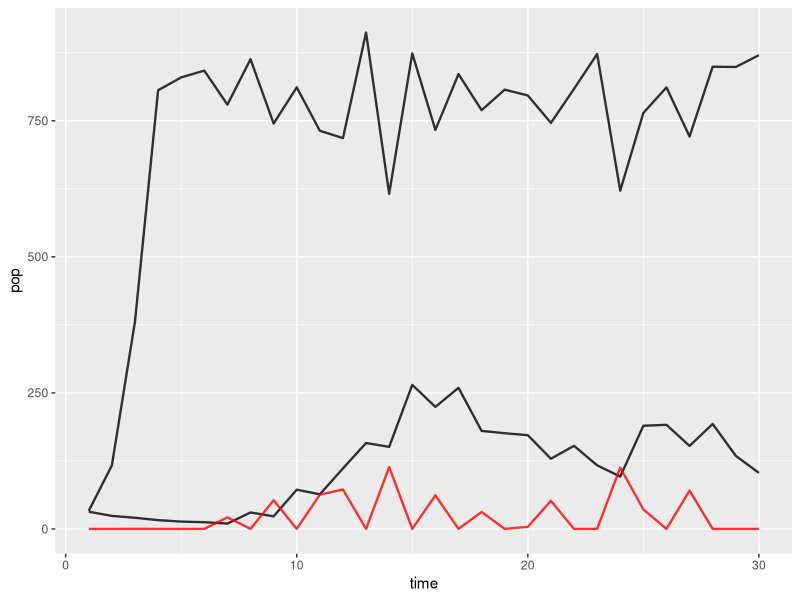

Generate this figure with R:


library(tidyverse)
library(ggthemes)

simulate_n_metapop <- function( parametre = array(c( c(-0.2, 2.1), c(1000, 800), c(30, 25)), dim = c(2, 3)) ) { # faudra rendre de nouveau les parametres changeable mais quand ce sera pour n pop
  
  
  # CONDITIONS DE SIMULATION
  temps = 30 # nb de pas de temps (en années)
  
  nb_pop = nrow(parametre)
  
  r = parametre[1:nb_pop, 1] 
  K = parametre[1:nb_pop, 2] 
  N0 = parametre[1:nb_pop, 3] 
  
  # Introducing some stochasticity in the dynamic
  sigma_p = 0.1 # the variability associated with the reproduction process
  
  # INITIALISATION
  N <- array(0, dim = c(temps, nb_pop))
  Nm <- array(0, dim = c(temps, nb_pop))
  
  em = array(0, dim = c(temps, nb_pop))
  
  for (i in 1:nb_pop){
    # conditions initiales 
    Nm[1,i] = N0[i]
    N[1,i] = rlnorm(1, log(Nm[1]), sigma_p)
  }
  
  # boucle du temps           
  for (t in 1:(temps - 1)) {
    
    for (i in 1:nb_pop){
      
      Nm[t + 1,i] = max(N[t,i] + r[i] * N[t,i] * (1 - N[t,i] / K[i]) , 0.001 * K[i]) # reproduction
      em[t,i] =  max( (Nm[t + 1,i] -  K[i])  , 0)  
      Nm[t + 1,i] = Nm[t + 1,i]  -  em[t,i]   # emigration
      Nm[t + 1,i] = max(Nm[t + 1,i] , 0.001 * K[i]) 
      N[t + 1,i] = rlnorm(1, log(Nm[t + 1,i]), sigma_p) # stochasticity
      
      
    }
    
    for (i in 1:nb_pop){
      immi = (1/(nb_pop-1))* (sum(em[t,1:nb_pop]) - em[t,i]) #chaque pop se partage équitablement les emigrants
      N[t + 1,i] = N[t + 1,i]  + immi #immigration
    }
  }
  
  
  
  res.N = tibble(N = N,
               time = 1:temps)
  
  res.em = tibble(em = em,
                 time = 1:temps)
  
  
  res = list("Effectif" = res.N, "emigration" =res.em ) # , "immigration" = )
  
  return(res)
}

sim = simulate_n_metapop()

sim$Effectif$N[,1] #effectif pop 1


data1 = tibble(time = 1:30,
               pop = sim$Effectif$N[,1])

data2 = tibble(time = 1:30,
               pop = sim$Effectif$N[,2])

data3 = tibble(time = 1:30,
               pop = sim$emigration$em[,2])

ggplot() +
    geom_line(data = data1, aes(x = time, y = pop),linewidth = 0.8, alpha = 0.8) +
    geom_line(data = data2, aes(x = time, y = pop),linewidth = 0.8, alpha = 0.8) +
    geom_line(data = data3, aes(x = time, y = pop),linewidth = 0.8, alpha = 0.8, color = "red")


# essai pour quatre pop

simulate_n_metapop( parametre = array(c( c(-0.2, 2.1, 1.2, -0.8), c(1000, 800, 250, 300), c(30, 25, 15, 20)), dim = c(4, 3)) )
